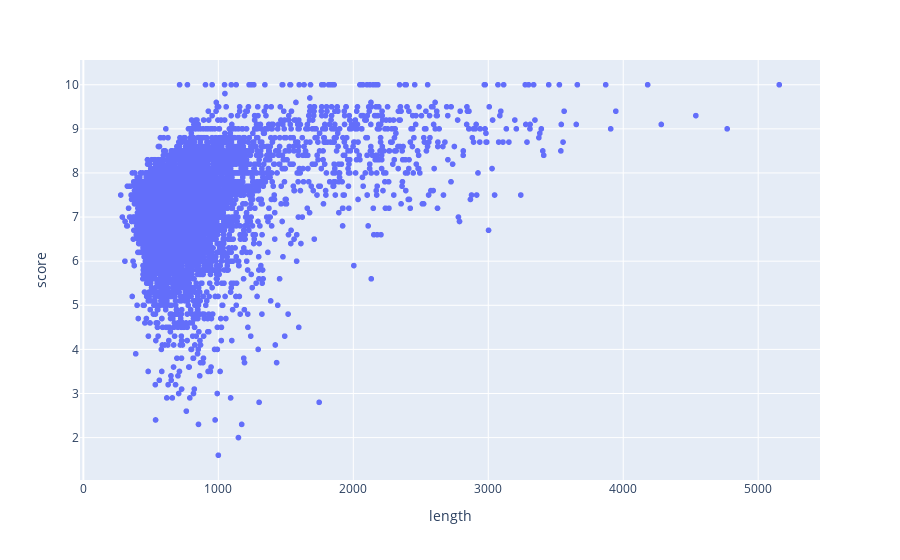

Write notebook code for a chart like this one.
### Code cell
px.scatter(df, x='length', y='score')

### Figure 1 — Plotly figure (JSON) as saved in the notebook; plotly's stock layout.template omitted (floating-point values rounded to 4 significant figures; data arrays with more than 128 entries replaced by an {"elided": "..."} marker saying what was removed)
{"data": [{"hovertemplate": "length=%{x}<br>score=%{y}<extra></extra>", "legendgroup": "", "marker": {"color": "#636efa", "symbol": "circle"}, "mode": "markers", "name": "", "showlegend": false, "type": "scattergl", "x": {"elided": "8926 int values"}, "xaxis": "x", "y": {"elided": "8926 float values"}, "yaxis": "y"}], "layout": {"legend": {"tracegroupgap": 0}, "margin": {"t": 60}, "xaxis": {"anchor": "y", "domain": [0, 1], "title": {"text": "length"}}, "yaxis": {"anchor": "x", "domain": [0, 1], "title": {"text": "score"}}}}
